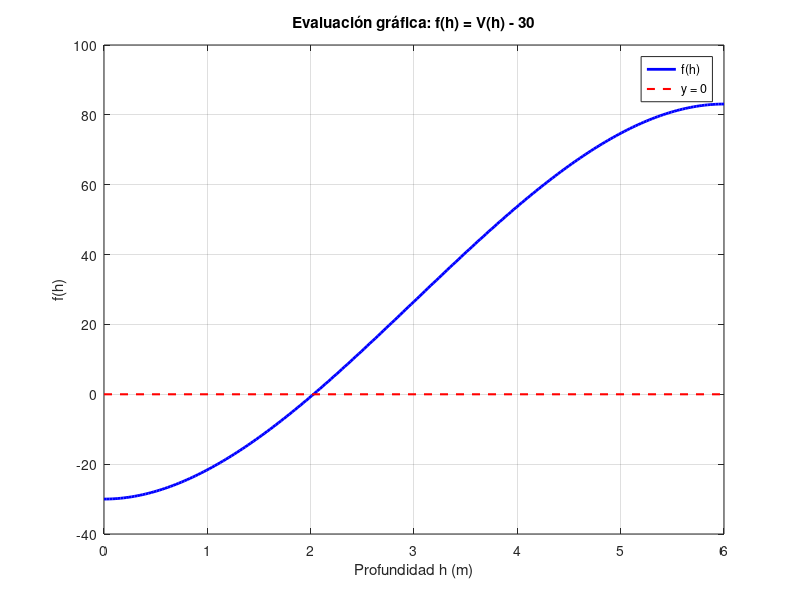

Write the MATLAB code that produced this figure. (Note: this script raises an error after producing the figure.)
% 01-tanque-esferico.m - Ejercicio 1 de la Guía 3: raíces de una ecuación.
%
% Problema: tanque esférico de radio R = 3 m que debe contener V = 30 m^3.
%   V = pi * h^2 * (3R - h)/3   con h = profundidad del agua en metros.
% Se busca la profundidad h que cumple V = 30, es decir la raíz de
%   f(h) = pi * h^2 * (3R - h)/3 - V = 0.
%
% Estructura de la consigna:
%   a) Evaluación gráfica de las raíces con fplot.
%   b) Separación de todas las raíces con el Método de Tanteo.
%   c) Aproximación con Intervalo Medio e Interpolación Lineal, E < 0.001.
%   d) Comparación de convergencia y tiempo de ejecución entre ambos métodos.
%
% Los algoritmos viven en archivos aparte (tanteo.m, intervalo_medio.m,
% interpolacion_lineal.m). Este script solo arma el problema y compara.

clc;

% ----------------------------------------------------------------------
% Datos del problema
% ----------------------------------------------------------------------
R = 3;   % radio del tanque en metros
V = 30;  % volumen objetivo en metros cubicos

% f(h) = volumen que hay a profundidad h, menos el volumen buscado.
% Los operadores element-wise (.*, ./) son obligatorios: fplot evalúa vectores.
f = @(h) pi * (h.^2) .* ((3 * R - h) / 3) - V;

% Rango de búsqueda. h va de 0 (vacío) hasta 2R = 6 (lleno hasta el ecuador),
% que es el rango donde la fórmula describe un volumen de agua real. Más allá del
% ecuador el polinomio sigue dando valores, pero ya no son volúmenes posibles.
h_min = 0;
h_max = 2 * R;

fprintf('\n========================================================\n');
fprintf('  EJERCICIO 1 - TANQUE ESFÉRICO\n');
fprintf('  V = pi*h^2*(3R - h)/3   con   R = %.1f m,  V = %.1f m^3\n', R, V);
fprintf('========================================================\n');

% ----------------------------------------------------------------------
% a) Evaluación gráfica de las raíces con fplot
% ----------------------------------------------------------------------
figure('Name', 'Ejercicio 1 - Tanque esférico');
fplot(f, [h_min, h_max], 'b-', 'LineWidth', 2);
grid on;
hold on;

% Eje horizontal en y = 0: los cruces con esta recta son las raíces.
plot([h_min, h_max], [0, 0], 'r--', 'LineWidth', 1.5);

title('Evaluación gráfica: f(h) = V(h) - 30');
xlabel('Profundidad h (m)');
ylabel('f(h)');
legend({'f(h)', 'y = 0'}, 'Location', 'northeast');

fprintf('\n--- a) Evaluación gráfica ---\n');
fprintf('f(h) vale %.4f en h = %.1f y %.4f en h = %.1f.\n', ...
        f(h_min), h_min, f(h_max), h_max);

% El volumen crece hasta h = 2R/3 y después decrece, así que el tanque puede
% contener 30 m^3 solo si ese máximo los supera. Si no alcanza, hay una sola raíz
% (el tanque se llena antes de llegar a ese volumen y nunca lo alcanza).
h_maximo = 2 * R / 3;
vol_maximo = pi * (h_maximo^2) * ((3 * R - h_maximo) / 3);
fprintf('El volumen es máximo en h = 2R/3 = %.4f m, donde vale %.4f m^3.\n', ...
        h_maximo, vol_maximo);
fprintf('Objetivo V = %.4f m^3 -> ', V);
if (vol_maximo >= V)
  fprintf('el objetivo es alcanzable, hay DOS raíces en el rango físico.\n');
else
  fprintf('el objetivo SUPERA al máximo del tanque, hay UNA sola raíz física.\n');
  fprintf(['Ojo con el enunciado: el barrido se limita a [0, %.0f] porque más allá\n' ...
           '  del ecuador (h = 2R) la fórmula ya no describe un volumen de agua.\n'], h_max);

  % Para dejar en claro dónde está la raíz "extraña": el corchete es directo,
  % porque f(2R) > 0 y f(3R) = -V < 0. No hace falta volver a barrer con Tanteo.
  if (f(h_max) * f(3 * R) < 0)
    raiz_extra = intervalo_medio(f, h_max, 3 * R, 1e-4);
    fprintf(['  Como polinomio, f tiene otra raíz cerca de h = %.4f m, pero cae\n' ...
             '  fuera del rango físico: %.1f m de "columna de agua" en un tanque\n' ...
             '  de %.0f m de radio es imposible.\n'], ...
            raiz_extra, raiz_extra, R);
  endif
endif

% ----------------------------------------------------------------------
% b) Separación de las raíces con el Método de Tanteo
% ----------------------------------------------------------------------
fprintf('\n--- b) Separación de raíces con Tanteo ---\n');
intervalos = tanteo(f, h_min, h_max);

if (isempty(intervalos))
  fprintf('\nNo se separó ninguna raíz: revise el incremento delta_x.\n');
  return;
endif

fprintf('\nSe separaron %d raíz/raíces.\n', rows(intervalos));

% ----------------------------------------------------------------------
% c) Aproximación con Intervalo Medio e Interpolación Lineal
% ----------------------------------------------------------------------
tol = input(sprintf('\nIngrese la cota de error a usar (la consigna pide 0.001): '));

% Cada fila guarda los resultados de un intervalo para la comparación del punto d:
%   | intervalo | raíz IM | iter IM | tiempo IM | raíz IL | iter IL | tiempo IL |
resultados = zeros(rows(intervalos), 7);

for k = 1:rows(intervalos)
  a = intervalos(k, 1);
  b = intervalos(k, 2);

  fprintf('\n=========== Intervalo %d: [%.4f, %.4f] ===========\n', k, a, b);

  % --- Método de Intervalo Medio (bisección) ---
  tic;
  [raiz_im, iter_im] = intervalo_medio(f, a, b, tol);
  tiempo_im = toc;

  fprintf('\nMétodo de Intervalo Medio:\n');
  fprintf('  raíz = %.6f m | f(raíz) = %.3e | iteraciones = %d | tiempo = %.6f s\n', ...
          raiz_im, f(raiz_im), iter_im, tiempo_im);

  % --- Método de Interpolación Lineal (falsa posición) ---
  tic;
  [raiz_il, iter_il, tabla_il] = interpolacion_lineal(f, a, b, tol);
  tiempo_il = toc;

  fprintf('\nMétodo de Interpolación Lineal:\n');
  fprintf('  %-6s %-12s %-12s %-12s\n', 'Iter', 'a', 'b', 'c');
  for i = 1:rows(tabla_il)
    fprintf('  %-6d %-12.6f %-12.6f %-12.6f\n', tabla_il(i, 1), tabla_il(i, 2), ...
            tabla_il(i, 3), tabla_il(i, 4));
  endfor
  fprintf('  raíz = %.6f m | f(raíz) = %.3e | iteraciones = %d | tiempo = %.6f s\n', ...
          raiz_il, f(raiz_il), iter_il, tiempo_il);

  % Se marcan ambas raíces sobre el gráfico del punto a.
  plot(raiz_im, f(raiz_im), 'go', 'MarkerSize', 8, 'LineWidth', 2);
  plot(raiz_il, f(raiz_il), 'ms', 'MarkerSize', 8, 'LineWidth', 2);

  resultados(k, :) = [k, raiz_im, iter_im, tiempo_im, raiz_il, iter_il, tiempo_il];
endfor

% ----------------------------------------------------------------------
% d) Comparación de convergencia y tiempo de ejecución
% ----------------------------------------------------------------------
fprintf('\n================== COMPARACIÓN (d) ==================\n');
fprintf('%-14s %-16s %-8s %-16s %-8s\n', ...
        'Intervalo', 'Raíz Int. Medio', 'Iter', 'Raíz Interp. Lineal', 'Iter');
for k = 1:rows(resultados)
  fprintf('[%.2f, %.2f]%s%-16.6f %-8d %-16.6f %-8d\n', ...
          intervalos(k, 1), intervalos(k, 2), repmat(' ', 1, 3), ...
          resultados(k, 2), resultados(k, 3), resultados(k, 5), resultados(k, 6));
endfor

fprintf('\nTiempo de ejecución con tol = %g:\n', tol);
for k = 1:rows(resultados)
  fprintf('  Intervalo %d: Intervalo Medio %.6f s | Interpolación Lineal %.6f s\n', ...
          k, resultados(k, 4), resultados(k, 7));
endfor

% Reflexión: el cálculo real, no una conclusión escrita a mano.
fprintf('\n--- Conclusiones ---\n');
dif_raiz = abs(resultados(:, 2) - resultados(:, 5));
fprintf('Diferencia entre las raíces de ambos métodos: %s\n', ...
        strjoin(arrayfun(@(d) sprintf('%.2e', d), dif_raiz, 'UniformOutput', false), ', '));
if (all(resultados(:, 3) <= resultados(:, 6)))
  fprintf('Intervalo Medio necesitó menos o igual iteraciones en todos los intervalos.\n');
else
  fprintf('Interpolación Lineal necesitó menos iteraciones en al menos un intervalo.\n');
endif
fprintf('Ojo: comparar solo iteraciones no alcanza. Bisección parte el intervalo a la mitad\n');
fprintf('y garantiza (b-a)/2 <= tol sin importar qué tan extraña sea f. Falsa posición da\n');
fprintf('pasos más grandes, pero puede quedar pegada en un extremo si f es muy curva.\n');

hold off;
